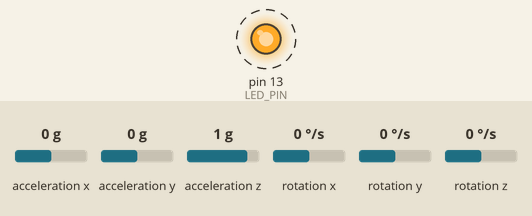
Simulated run of this sketch. Board: Arduino Uno, built with avr-gcc and run on an emulated ATmega328P. On the bench: output pins drawn as LEDs (lit = HIGH). Dashed ring = blinking. Inputs (shaded band) come from the test bench; at power-on: acceleration x 0 g, acceleration y 0 g, acceleration z 1 g, rotation x 0 °/s, rotation y 0 °/s, rotation z 0 °/s. What the sketch prints to the serial monitor is not drawn.

Above: at 0.21 s.
Timing chart, 0 to 3.0 s (numbered marks = the images above):
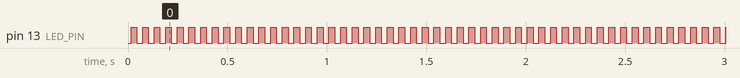

The sketch:

arduino_send.ino
```cpp
#include <SoftwareSerial.h>

SoftwareSerial BTSerial(8,7);  // RX,TX

#include "I2Cdev.h"
#include "MPU6050.h"

#if I2CDEV_IMPLEMENTATION == I2CDEV_ARDUINO_WIRE
    #include "Wire.h"
#endif

MPU6050 accelgyro;
//MPU6050 accelgyro(0x69); // <-- use for AD0 high

int16_t ax, ay, az;
int16_t gx, gy, gz;

#define OUTPUT_GRAPH

#define LED_PIN 13
bool blinkState = false;


float gForceX, gForceY, gForceZ;
float sX, sY, sZ;
int sendX, sendY, sendZ;
float adjX = -0.04;
float adjY = 0.13;
float adjZ = 1.09;
float scaleX = 1000.0;
float scaleY = 1000.0;
float scaleZ = -1000.0;
float smooth_factor = 0.2;


long gyroX, gyroY, gyroZ;
float rotX, rotY, rotZ;

void setup()
{
    #if I2CDEV_IMPLEMENTATION == I2CDEV_ARDUINO_WIRE
        Wire.begin();
    #elif I2CDEV_IMPLEMENTATION == I2CDEV_BUILTIN_FASTWIRE
        Fastwire::setup(400, true);
    #endif

    Serial.begin(38400);
    BTSerial.begin(38400);

    // initialize device
    Serial.println("Initializing I2C devices...");
    accelgyro.initialize();

    // verify connection
    Serial.println("Testing device connections...");
    Serial.println(accelgyro.testConnection() ? "MPU6050 connection successful" : "MPU6050 connection failed");

    pinMode(LED_PIN, OUTPUT);
}

void loop()
{
    // read raw accel/gyro measurements from device
    accelgyro.getMotion6(&ax, &ay, &az, &gx, &gy, &gz);

    // normalize
    sX = (ax / 16384.0 + adjX) * scaleX;
    sY = (ay / 16384.0 + adjY) * scaleY;
    sZ = (az / 16384.0 + adjZ) * scaleZ;

    gForceX = smooth_factor * sX + (1.0-smooth_factor)*gForceX;
    gForceY = smooth_factor * sY + (1.0-smooth_factor)*gForceY;
    gForceZ = smooth_factor * sZ + (1.0-smooth_factor)*gForceZ;

    sendX = int(gForceX);
    sendY = int(gForceY);
    sendZ = int(gForceZ);
        // display comma accel/gyro x/y/z values
        //Serial.print(gForceX); Serial.print(",");
        //Serial.print(gForceY); Serial.print(",");
        //Serial.print(gForceZ);
        Serial.print(sendX); Serial.print(",");
        Serial.print(sendY); Serial.print(",");
        Serial.print(sendZ);
        //Serial.print(20000); Serial.print(",");
        //Serial.print(0); Serial.print(",");
        //Serial.println(-20000);
        Serial.println("");

        //BTSerial.print("g");
        //BTSerial.print(",");
        BTSerial.print(sendX);
        BTSerial.print(",");
        BTSerial.print(sendY);
        BTSerial.print(",");
        BTSerial.print(sendZ);
        BTSerial.println("");

    // blink LED to indicate activity
    blinkState = !blinkState;
    digitalWrite(LED_PIN, blinkState);
    delay(20);
}
```

Measured:
- by itself, pin 13 (LED_PIN): alternates HIGH for 0.03 s and LOW for 0.03 s
